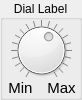
<?xml version="1.0" encoding="UTF-8"?>
<ui version="4.0">
 <class>Form</class>
 <widget class="QWidget" name="Form">
  <property name="geometry">
   <rect>
    <x>0</x>
    <y>0</y>
    <width>81</width>
    <height>100</height>
   </rect>
  </property>
  <property name="maximumSize">
   <size>
    <width>100</width>
    <height>135</height>
   </size>
  </property>
  <property name="windowTitle">
   <string>Form</string>
  </property>
  <layout class="QVBoxLayout" name="verticalLayout">
   <property name="leftMargin">
    <number>0</number>
   </property>
   <property name="topMargin">
    <number>0</number>
   </property>
   <property name="rightMargin">
    <number>0</number>
   </property>
   <property name="bottomMargin">
    <number>0</number>
   </property>
   <item>
    <widget class="QGroupBox" name="box">
     <property name="minimumSize">
      <size>
       <width>0</width>
       <height>100</height>
      </size>
     </property>
     <property name="title">
      <string>Dial Label</string>
     </property>
     <property name="alignment">
      <set>Qt::AlignCenter</set>
     </property>
     <layout class="QVBoxLayout" name="verticalLayout_2">
      <property name="leftMargin">
       <number>0</number>
      </property>
      <property name="topMargin">
       <number>0</number>
      </property>
      <property name="rightMargin">
       <number>0</number>
      </property>
      <property name="bottomMargin">
       <number>0</number>
      </property>
      <item>
       <widget class="QDial" name="dial">
        <property name="minimumSize">
         <size>
          <width>60</width>
          <height>60</height>
         </size>
        </property>
        <property name="maximumSize">
         <size>
          <width>94</width>
          <height>94</height>
         </size>
        </property>
        <property name="minimum">
         <number>-500</number>
        </property>
        <property name="maximum">
         <number>500</number>
        </property>
        <property name="singleStep">
         <number>50</number>
        </property>
        <property name="value">
         <number>100</number>
        </property>
        <property name="sliderPosition">
         <number>100</number>
        </property>
        <property name="invertedAppearance">
         <bool>false</bool>
        </property>
        <property name="invertedControls">
         <bool>false</bool>
        </property>
        <property name="wrapping">
         <bool>false</bool>
        </property>
        <property name="notchTarget">
         <double>0.000000000000000</double>
        </property>
        <property name="notchesVisible">
         <bool>true</bool>
        </property>
       </widget>
      </item>
      <item>
       <layout class="QHBoxLayout" name="horizontalLayout">
        <item>
         <widget class="QLabel" name="label_min">
          <property name="font">
           <font>
            <pointsize>11</pointsize>
           </font>
          </property>
          <property name="text">
           <string>Min</string>
          </property>
          <property name="alignment">
           <set>Qt::AlignCenter</set>
          </property>
         </widget>
        </item>
        <item>
         <widget class="QLabel" name="label_max">
          <property name="font">
           <font>
            <pointsize>11</pointsize>
           </font>
          </property>
          <property name="text">
           <string>Max</string>
          </property>
          <property name="alignment">
           <set>Qt::AlignCenter</set>
          </property>
         </widget>
        </item>
       </layout>
      </item>
     </layout>
    </widget>
   </item>
  </layout>
 </widget>
 <resources/>
 <connections/>
</ui>
